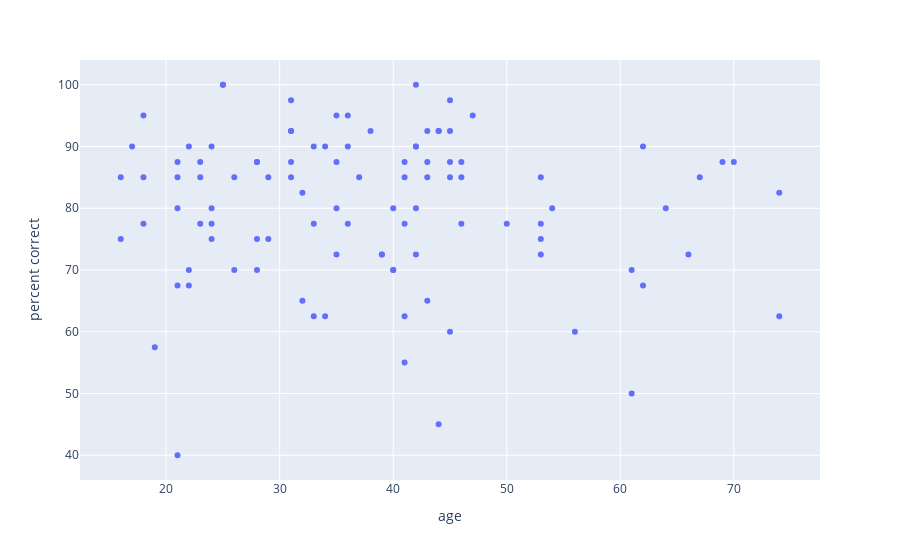

Notebook code for this chart:
### Code cell
fig2 = px.scatter(df, x = "age", y = "percent correct")
fig2

### Figure 1 — Plotly figure (JSON) as saved in the notebook; plotly's stock layout.template omitted (floating-point values rounded to 4 significant figures)
{"data": [{"hovertemplate": "age=%{x}<br>percent correct=%{y}<extra></extra>", "legendgroup": "", "marker": {"color": "#636efa", "symbol": "circle"}, "mode": "markers", "name": "", "orientation": "v", "showlegend": false, "type": "scatter", "x": [39, 42, 31, 35, 74, 61, 32, 62, 33, 53, 41, 36, 40, 24, 32, 40, 61, 42, 31, 28, 26, 45, 28, 44, 28, 42, 45, 16, 21, 18, 28, 38, 17, 25, 22, 41, 53, 43, 23, 19, 45, 43, 35, 24, 64, 36, 35, 43, 44, 29, 22, 46, 35, 53, 29, 31, 21, 42, 23, 54, 24, 21, 21, 43, 50, 53, 16, 67, 36, 34, 42, 46, 69, 31, 44, 25, 45, 47, 33, 18, 74, 21, 45, 37, 41, 41, 34, 39, 18, 31, 26, 66, 62, 22, 41, 46, 56, 23, 70, 24, 40, 33], "xaxis": "x", "y": [72.5, 90, 92.5, 87.5, 62.5, 50, 82.5, 67.5, 90, 75, 62.5, 95, 80, 80, 65, 70, 70, 80, 85, 75, 70, 97.5, 87.5, 45, 70, 72.5, 85, 75, 67.5, 95, 87.5, 92.5, 90, 100, 70, 85, 77.5, 92.5, 85, 57.5, 92.5, 65, 95, 77.5, 80, 90, 80, 87.5, 92.5, 75, 67.5, 77.5, 72.5, 72.5, 85, 87.5, 87.5, 90, 87.5, 80, 90, 80, 85, 85, 77.5, 85, 85, 85, 77.5, 90, 100, 85, 87.5, 97.5, 92.5, 100, 60, 95, 77.5, 77.5, 82.5, 40, 87.5, 85, 87.5, 77.5, 62.5, 72.5, 85, 92.5, 85, 72.5, 90, 90, 55, 87.5, 60, 77.5, 87.5, 75, 70, 62.5], "yaxis": "y"}], "layout": {"autosize": true, "legend": {"tracegroupgap": 0}, "margin": {"t": 60}, "xaxis": {"anchor": "y", "autorange": true, "domain": [0, 1], "range": [12.42, 77.58], "title": {"text": "age"}, "type": "linear"}, "yaxis": {"anchor": "x", "autorange": true, "domain": [0, 1], "range": [35.35, 104.6], "title": {"text": "percent correct"}, "type": "linear"}}}
